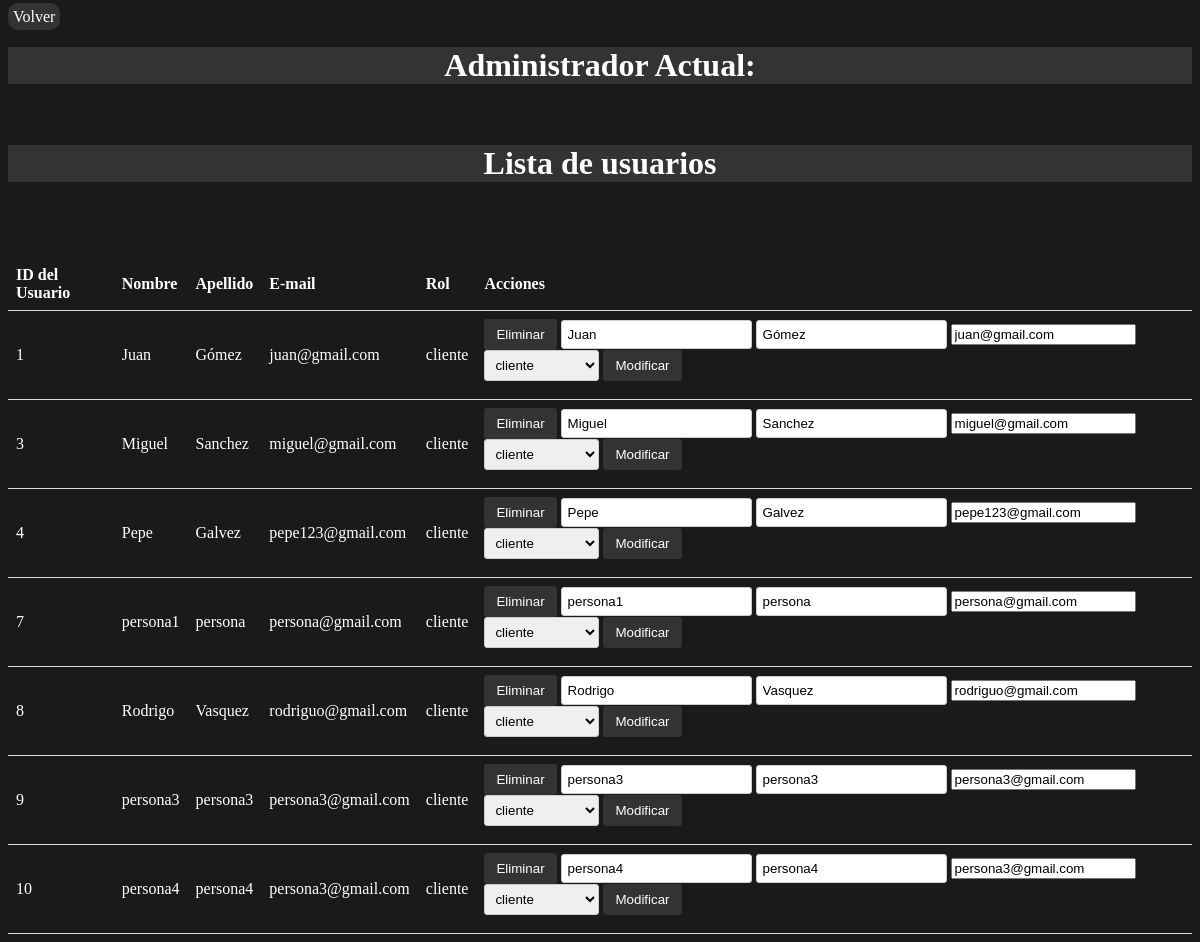
The page /paginas/administrador-usuarios.php (signed in) on the database as committed earlier.
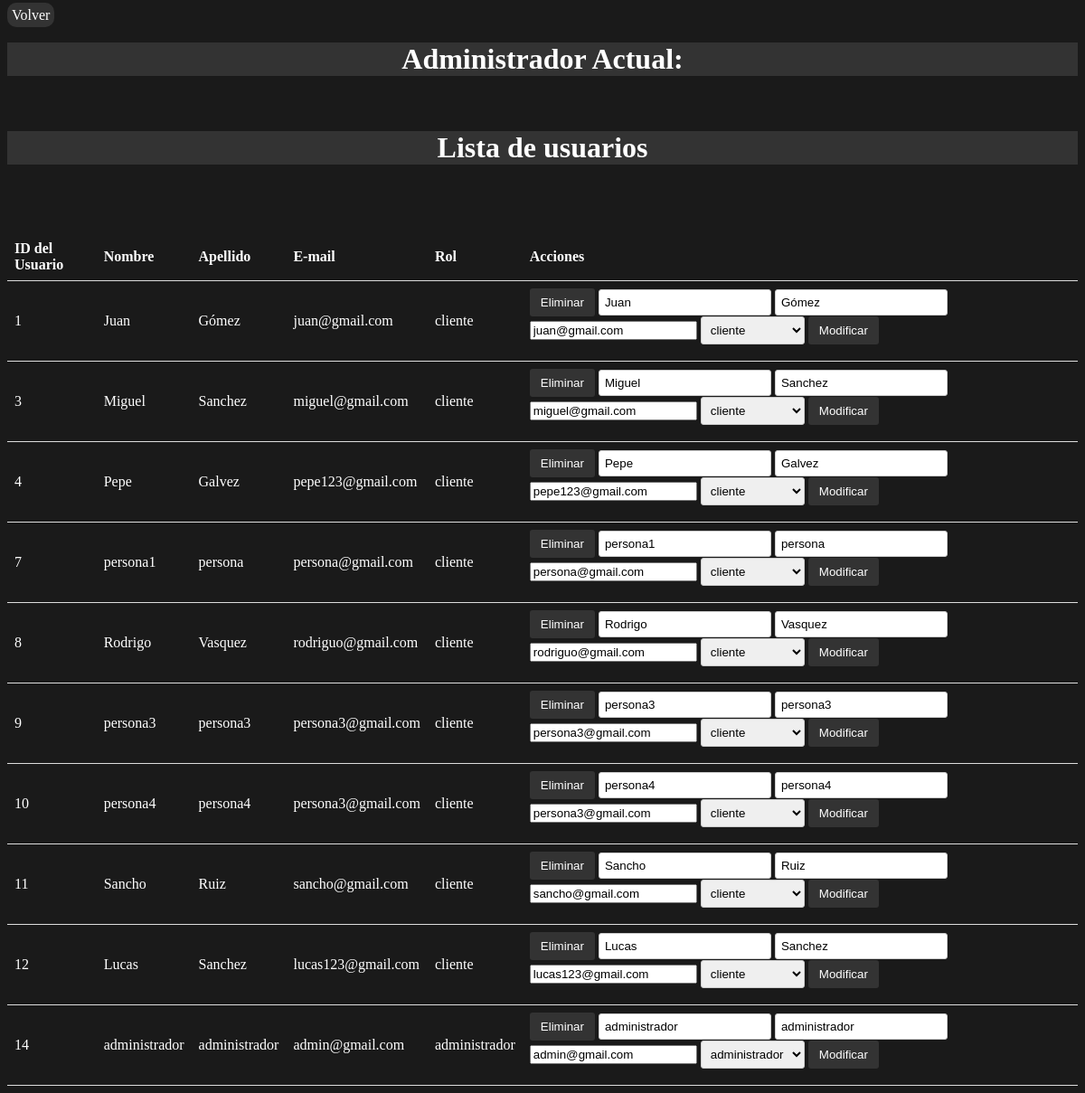
The same page on the database as committed later.
### tables this page shows
CREATE TABLE `usuario` (
  `idUsuario` int(11) NOT NULL,
  `nombre` varchar(100) DEFAULT NULL,
  `apellido` varchar(100) DEFAULT NULL,
  `email` varchar(100) DEFAULT NULL,
  `clave` varchar(100) DEFAULT NULL,
  `idRol` int(11) DEFAULT NULL
);

CREATE TABLE `rol` (
  `idRol` int(11) NOT NULL,
  `nombre` varchar(100) DEFAULT NULL
);

### paginas/administrador-usuarios.php (the view, shortened to what this page needs)
<?php
include_once("../conexion/conexion.php");
function obtenerUsuarios() {
  global $conn;
  $sql = "SELECT usuario.idUsuario, usuario.nombre AS nombreUsuario, usuario.apellido, usuario.email, usuario.idRol, rol.nombre AS nombreRol FROM usuario
  LEFT JOIN rol ON usuario.idRol = rol.idRol";
  $result = $conn->query($sql);
  if ($result->num_rows > 0) {
      $usuarios = array();
  while ($row = $result->fetch_assoc()) {
      $usuarios[] = $row;
  }
      return $usuarios;
  } else {
      return array();
  }
}
$usuarios = obtenerUsuarios();
function obtenerRoles() {
  global $conn;
  $sql = "SELECT idRol, nombre FROM rol";
  $result = $conn->query($sql);
  if ($result->num_rows > 0) {
      $roles = array();
  while ($row = $result->fetch_assoc()) {
      $roles[] = $row;
  }
      return $roles;
  } else {
      return array();
  }
}
$roles = obtenerRoles();
?>
<!DOCTYPE html>
<html lang="en">
<head>
    <link rel="stylesheet" href="../css/fontawesome-all.min.css">
<link rel="stylesheet" href="../css/style-administrador-users.css">
</head>
<body>
<a class="volver" href="administrador-indice.php">Volver</a>
<div class="container is-fluid">
<div class="col-xs-12">
  		<h1>Administrador Actual: </h1>
      <br>
		<h1>Lista de usuarios</h1>
    <br>
		<br>
           <br>
      <table class="table table-striped table-dark " id= "table_id">
        <thead>
            <tr>
              <th>ID del Usuario</th>
              <th>Nombre</th>
              <th>Apellido</th>
              <th>E-mail</th>
              <th>Rol</th>
              <th>Acciones</th>
            </tr>
          </thead>
          <tbody>
          <?php foreach ($usuarios as $fila) { ?>
            <tr>
              <td><?php echo $fila['idUsuario']; ?></td>
              <td><?php echo $fila['nombreUsuario']; ?></td>
              <td><?php echo $fila['apellido']; ?></td>
              <td><?php echo $fila['email']; ?></td>
              <td><?php echo $fila['nombreRol']; ?></td>
              <td>
            <form method="post" action="<?php echo $_SERVER['PHP_SELF']; ?>">
                <input type="submit" name="eliminar" value="Eliminar">
                <input type="text" name="nombre" value="<?php echo $fila['nombreUsuario']; ?>" required>
                <input type="text" name="apellido" value="<?php echo $fila['apellido']; ?>" required>
                <input type="email" name="email" value="<?php echo $fila['email']; ?>" required>
                <select name="categoria" id="">
                    <?php foreach ($roles as $rol) { ?>
                        <option value="<?= $rol['idRol']?>" <?php if ($fila['idRol'] == $rol['idRol']) echo "selected"; ?> ><?= $rol['nombre'] ?></option>
                    <?php } ?>
                </select>
                <input type="submit" name="modificar" value="Modificar">
            </form>
        </td>
           </tr>
           <?php } ?>
          </tbody>
	</body>
</html>

Rows that differ between the two databases and show on the page:
added usuario: idUsuario "11", nombre "Sancho", apellido "Ruiz", email "sancho@gmail.com", idRol.nombre "cliente", categoria "cliente"
added usuario: idUsuario "12", nombre "Lucas", apellido "Sanchez", email "lucas123@gmail.com", idRol.nombre "cliente", categoria "cliente"
added usuario: idUsuario "14", nombre "administrador", apellido "administrador", email "admin@gmail.com", idRol.nombre "administrador", categoria "administrador"
